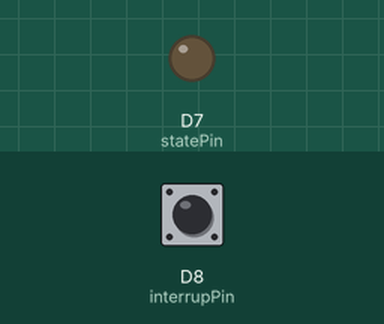
A program run on a simulated ESP8266 (Wemos D1 mini). On the bench: output pins drawn as LEDs (lit = HIGH). The inputs (shaded band) are chosen by the test bench; at power-on: D8 (interrupPin) HIGH. What the program prints to the serial monitor is not drawn.

Above: at 0.1 s.
Timing chart, 0 to 1.8 s (numbered marks = the images above):
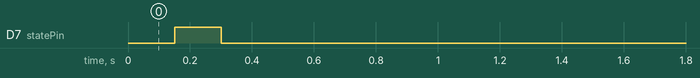

The program:

main.cpp
```cpp
#include <Arduino.h>
#include <ESP8266WiFi.h>
#include <Ticker.h>

// microwave sensor settings
#define interrupPin D8
#define statePin D7
volatile byte interruptCounter;
int numberOfInterrupts = 0;
volatile int sensor_state = LOW;

// declare functions
void handle_movement();

// ticker
Ticker handleMicrowave(handle_movement, 1000);

//--- interrupt handler
void handleInterrupts () {
  interruptCounter++;
}

#define SENSIBILIDAD 10
#define VELOCIDAD_CLICK 150
//---------
void handle_movement () {

  // if the state changed more than once, it means there is a moving object
  // can be adjusted on the situation, equivalent to adjust treshhold of detection speed
  // for moving object
  if (interruptCounter >= SENSIBILIDAD) {
    numberOfInterrupts ++;
    sensor_state = HIGH;
    interruptCounter = 0; // reset de interrupt counter
    yield();

  }else {
    interruptCounter = 0; // if it has not reached the treshold
    sensor_state = LOW;
  }

}

void click(){
  digitalWrite(statePin, LOW);
  delay(VELOCIDAD_CLICK);
  digitalWrite(statePin, HIGH);
  delay(VELOCIDAD_CLICK);
  digitalWrite(statePin, LOW);
}

void setup(){

  Serial.begin(115200);
  Serial.println("Setup");
  pinMode(statePin, OUTPUT);
  pinMode(interrupPin, INPUT_PULLUP);
  /// interrupt and ticker settings
  attachInterrupt(digitalPinToInterrupt(interrupPin), handleInterrupts, FALLING);
  handleMicrowave.start();
  click();
  delay(100);
}

//-----------
void loop() {
  Serial.println(interruptCounter);
  handleMicrowave.update();

  if(sensor_state == HIGH) {
    click();
  }

  yield();
}
```
